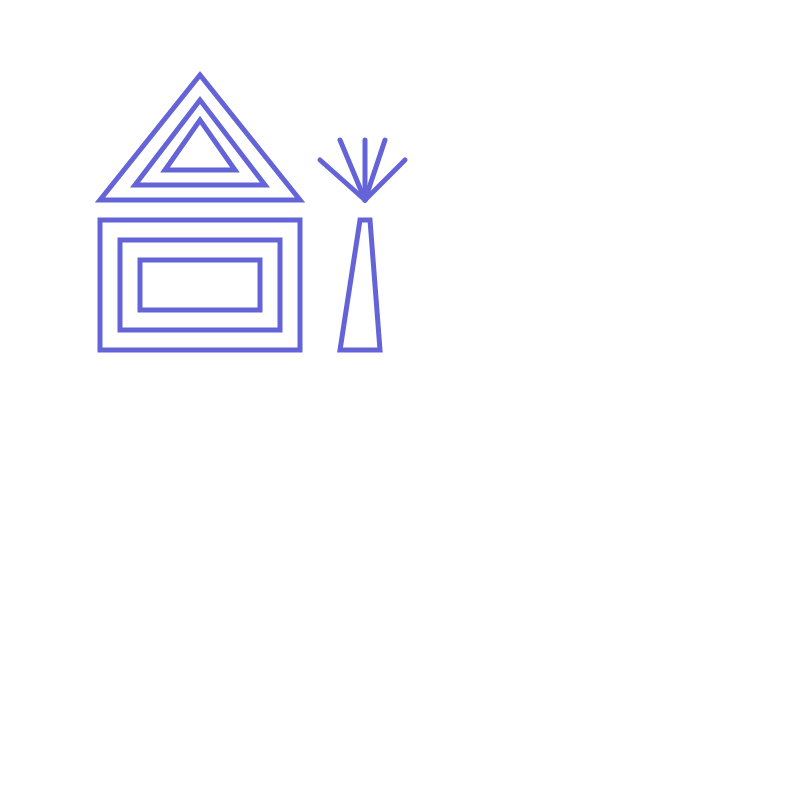
Frame 1 (no input)
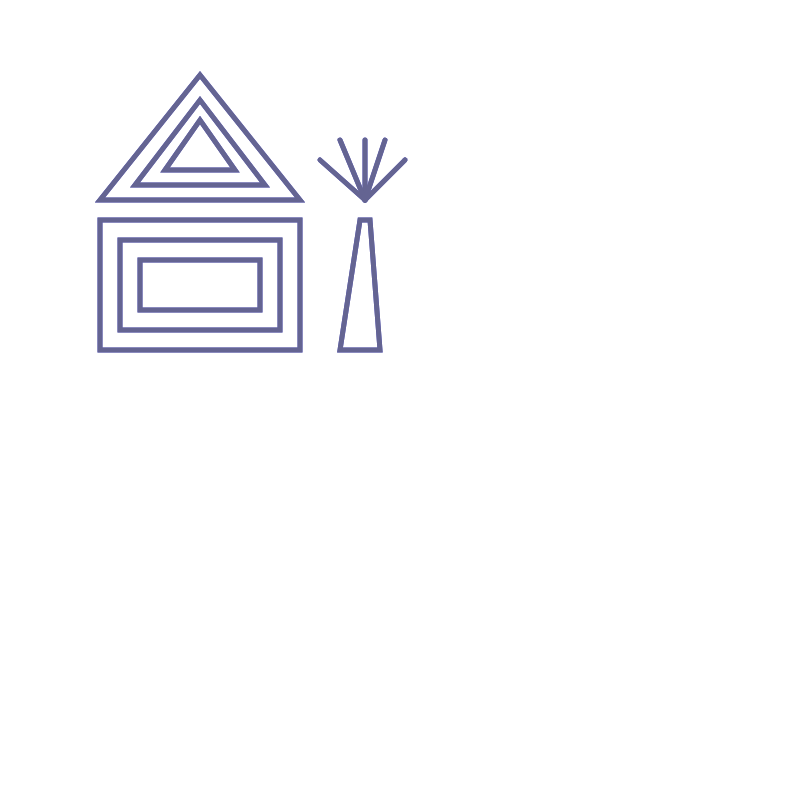
Frame 2 (the mouse pressed at the canvas centre, redrawn once)

The p5.js sketch that drew these frames (run headless with seeded random() and noise() and a simulated clock; the mouse was pressed at the canvas centre and the sketch redrawn once):

// p5.js sketch
// ── sketch.js
function setup() {
  createCanvas(800, 800);
   
  stroke (255,165,0); 
  strokeWeight (5);
  noFill (),
    frameRate (1)
  noLoop()
}

function draw() {
   

  
  stroke (random(100,100,), random (100,100), random (255,100));
  strokeWeight( 5),
  
   //roof
  triangle(100, 200, 300,200, 200, 75);
  triangle (135,185, 200,100,265,185)
  triangle (165,170, 200,120,235,170)
  
  //house
  quad (100,220, 300,220,300,350,100,350 )
  quad (120,240, 280,240,280,330,120,330 )
    quad (140,260, 260,260,260,310,140,310)
    
          //tree
  quad (360,220, 370,220, 380,350, 340,350)
  line(365, 140, 365, 200);
   line(340, 140, 365, 200);
  line(385, 140, 365, 200);
   line(320, 160, 365, 200);
   line(405, 160, 365, 200);
         
         
}
